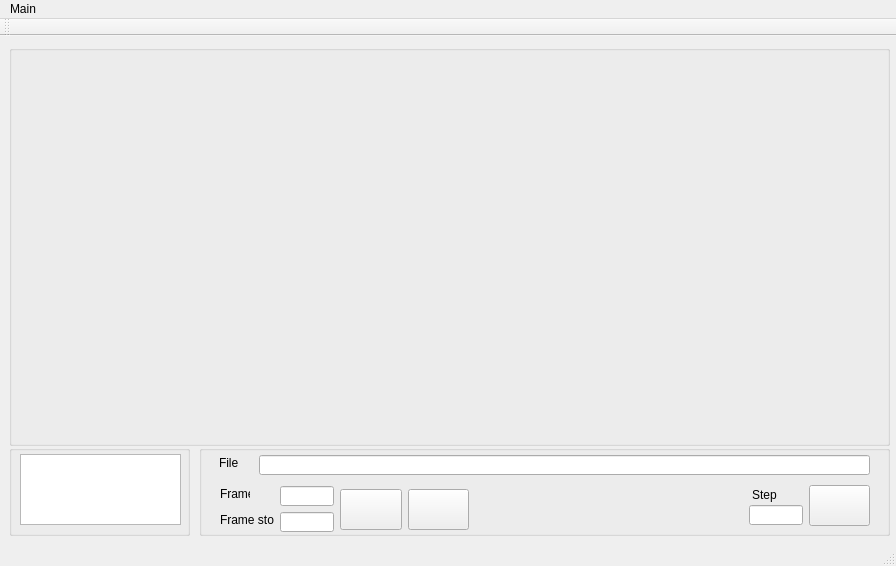
<?xml version="1.0" encoding="UTF-8"?>
<ui version="4.0">
 <class>MainWindow</class>
 <widget class="QMainWindow" name="MainWindow">
  <property name="geometry">
   <rect>
    <x>0</x>
    <y>0</y>
    <width>896</width>
    <height>566</height>
   </rect>
  </property>
  <property name="windowTitle">
   <string>MainWindow</string>
  </property>
  <widget class="QWidget" name="centralWidget">
   <widget class="QGroupBox" name="groupBox">
    <property name="geometry">
     <rect>
      <x>9</x>
      <y>9</y>
      <width>881</width>
      <height>401</height>
     </rect>
    </property>
    <property name="title">
     <string/>
    </property>
    <widget class="QLabel" name="lbl_image">
     <property name="geometry">
      <rect>
       <x>10</x>
       <y>10</y>
       <width>861</width>
       <height>381</height>
      </rect>
     </property>
     <property name="text">
      <string/>
     </property>
     <property name="scaledContents">
      <bool>true</bool>
     </property>
     <property name="alignment">
      <set>Qt::AlignCenter</set>
     </property>
    </widget>
   </widget>
   <widget class="QGroupBox" name="groupBox_2">
    <property name="geometry">
     <rect>
      <x>9</x>
      <y>409</y>
      <width>181</width>
      <height>91</height>
     </rect>
    </property>
    <property name="title">
     <string/>
    </property>
    <widget class="QTextEdit" name="edt_data">
     <property name="geometry">
      <rect>
       <x>11</x>
       <y>9</y>
       <width>161</width>
       <height>71</height>
      </rect>
     </property>
     <property name="readOnly">
      <bool>true</bool>
     </property>
    </widget>
   </widget>
   <widget class="QGroupBox" name="groupBox_3">
    <property name="geometry">
     <rect>
      <x>199</x>
      <y>409</y>
      <width>691</width>
      <height>91</height>
     </rect>
    </property>
    <property name="title">
     <string/>
    </property>
    <widget class="QLineEdit" name="edt_file">
     <property name="geometry">
      <rect>
       <x>60</x>
       <y>10</y>
       <width>611</width>
       <height>20</height>
      </rect>
     </property>
     <property name="readOnly">
      <bool>true</bool>
     </property>
    </widget>
    <widget class="QLineEdit" name="edt_frame">
     <property name="geometry">
      <rect>
       <x>81</x>
       <y>41</y>
       <width>54</width>
       <height>20</height>
      </rect>
     </property>
    </widget>
    <widget class="QLabel" name="label">
     <property name="geometry">
      <rect>
       <x>21</x>
       <y>41</y>
       <width>30</width>
       <height>16</height>
      </rect>
     </property>
     <property name="text">
      <string>Frame</string>
     </property>
    </widget>
    <widget class="QLabel" name="label_2">
     <property name="geometry">
      <rect>
       <x>20</x>
       <y>10</y>
       <width>47</width>
       <height>16</height>
      </rect>
     </property>
     <property name="text">
      <string>File</string>
     </property>
    </widget>
    <widget class="QPushButton" name="btn_play">
     <property name="geometry">
      <rect>
       <x>141</x>
       <y>44</y>
       <width>62</width>
       <height>41</height>
      </rect>
     </property>
     <property name="autoFillBackground">
      <bool>false</bool>
     </property>
     <property name="text">
      <string/>
     </property>
     <property name="icon">
      <iconset>
       <normaloff>img/play_icon.png</normaloff>img/play_icon.png</iconset>
     </property>
     <property name="shortcut">
      <string>Ctrl+P</string>
     </property>
    </widget>
    <widget class="QLabel" name="label_3">
     <property name="geometry">
      <rect>
       <x>21</x>
       <y>67</y>
       <width>54</width>
       <height>16</height>
      </rect>
     </property>
     <property name="text">
      <string>Frame stop</string>
     </property>
    </widget>
    <widget class="QLineEdit" name="edt_frame_stop">
     <property name="geometry">
      <rect>
       <x>81</x>
       <y>67</y>
       <width>54</width>
       <height>20</height>
      </rect>
     </property>
    </widget>
    <widget class="QPushButton" name="btn_record">
     <property name="geometry">
      <rect>
       <x>209</x>
       <y>44</y>
       <width>61</width>
       <height>41</height>
      </rect>
     </property>
     <property name="text">
      <string/>
     </property>
     <property name="icon">
      <iconset>
       <normaloff>img/record_icon.png</normaloff>img/record_icon.png</iconset>
     </property>
     <property name="shortcut">
      <string>Ctrl+R</string>
     </property>
    </widget>
    <widget class="QLineEdit" name="edt_step">
     <property name="geometry">
      <rect>
       <x>550</x>
       <y>60</y>
       <width>54</width>
       <height>20</height>
      </rect>
     </property>
    </widget>
    <widget class="QPushButton" name="btn_record_step">
     <property name="geometry">
      <rect>
       <x>610</x>
       <y>40</y>
       <width>61</width>
       <height>41</height>
      </rect>
     </property>
     <property name="autoFillBackground">
      <bool>true</bool>
     </property>
     <property name="text">
      <string/>
     </property>
     <property name="icon">
      <iconset>
       <normaloff>img/record_icon.png</normaloff>img/record_icon.png</iconset>
     </property>
     <property name="shortcut">
      <string>Ctrl+S</string>
     </property>
    </widget>
    <widget class="QLabel" name="label_4">
     <property name="geometry">
      <rect>
       <x>553</x>
       <y>40</y>
       <width>51</width>
       <height>20</height>
      </rect>
     </property>
     <property name="text">
      <string>Step</string>
     </property>
    </widget>
   </widget>
  </widget>
  <widget class="QMenuBar" name="menuBar">
   <property name="geometry">
    <rect>
     <x>0</x>
     <y>0</y>
     <width>896</width>
     <height>21</height>
    </rect>
   </property>
   <widget class="QMenu" name="menuMain">
    <property name="title">
     <string>Main</string>
    </property>
    <addaction name="action_open"/>
   </widget>
   <addaction name="menuMain"/>
  </widget>
  <widget class="QToolBar" name="mainToolBar">
   <attribute name="toolBarArea">
    <enum>TopToolBarArea</enum>
   </attribute>
   <attribute name="toolBarBreak">
    <bool>false</bool>
   </attribute>
  </widget>
  <widget class="QStatusBar" name="statusBar"/>
  <action name="menu_open">
   <property name="text">
    <string>Open</string>
   </property>
  </action>
  <action name="action_open">
   <property name="text">
    <string>Open</string>
   </property>
  </action>
 </widget>
 <layoutdefault spacing="6" margin="11"/>
 <resources/>
 <connections/>
</ui>
